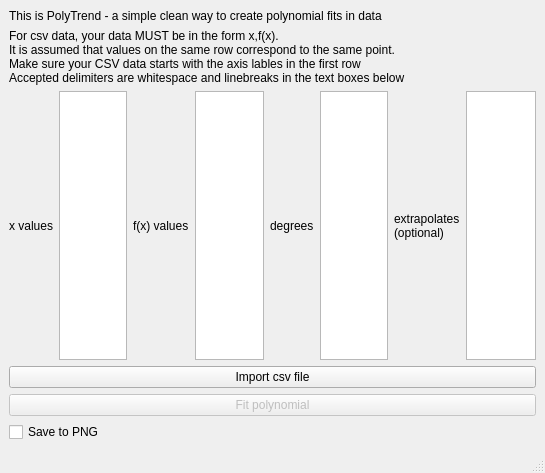
<?xml version="1.0" encoding="UTF-8"?>
<ui version="4.0">
	<class>PolyTrend</class>
	<widget class="QMainWindow" name="PolyTrend">
		<property name="geometry">
			<rect>
				<x>0</x>
				<y>0</y>
				<width>545</width>
				<height>473</height>
			</rect>
		</property>
		<property name="windowTitle">
			<string>PolyTrend</string>
		</property>
		<widget class="QWidget" name="centralwidget">
			<layout class="QVBoxLayout" name="verticalLayout">
				<item>
					<widget class="QLabel" name="heading">
						<property name="text">
							<string>This is PolyTrend - a simple clean way to create polynomial fits in data</string>
						</property>
					</widget>
				</item>
				<item>
					<widget class="QLabel" name="intro">
						<property name="text">
							<string>For csv data, your data MUST be in the form x,f(x).
It is assumed that values on the same row correspond to the same point.
Make sure your CSV data starts with the axis lables in the first row
Accepted delimiters are whitespace and linebreaks in the text boxes below</string>
						</property>
					</widget>
				</item>
				<item>
					<layout class="QGridLayout" name="gridLayout">
						<item row="0" column="5">
							<widget class="QTextEdit" name="degree_box">
								<property name="minimumSize">
									<size>
										<width>41</width>
										<height>121</height>
									</size>
								</property>
							</widget>
						</item>
						<item row="0" column="7">
							<widget class="QTextEdit" name="extrap_box"/>
						</item>
						<item row="0" column="6">
							<widget class="QLabel" name="label_6">
								<property name="text">
									<string>extrapolates
(optional)</string>
								</property>
							</widget>
						</item>
						<item row="0" column="4">
							<widget class="QLabel" name="label_5">
								<property name="text">
									<string>degrees</string>
								</property>
							</widget>
						</item>
						<item row="0" column="2">
							<widget class="QLabel" name="label_4">
								<property name="text">
									<string>f(x) values</string>
								</property>
							</widget>
						</item>
						<item row="0" column="1">
							<widget class="QPlainTextEdit" name="x_box">
								<property name="minimumSize">
									<size>
										<width>61</width>
										<height>121</height>
									</size>
								</property>
							</widget>
						</item>
						<item row="0" column="0">
							<widget class="QLabel" name="label_3">
								<property name="text">
									<string>x values</string>
								</property>
							</widget>
						</item>
						<item row="0" column="3">
							<widget class="QPlainTextEdit" name="y_box">
								<property name="minimumSize">
									<size>
										<width>61</width>
										<height>121</height>
									</size>
								</property>
							</widget>
						</item>
					</layout>
				</item>
				<item>
					<widget class="QPushButton" name="csv_button">
						<property name="text">
							<string>Import csv file</string>
						</property>
					</widget>
				</item>
				<item>
					<widget class="QPushButton" name="plot">
						<property name="enabled">
							<bool>false</bool>
						</property>
						<property name="text">
							<string>Fit polynomial</string>
						</property>
					</widget>
				</item>
				<item>
					<widget class="QCheckBox" name="save_checkbox">
						<property name="text">
							<string>Save to PNG</string>
						</property>
					</widget>
				</item>
			</layout>
		</widget>
		<widget class="QStatusBar" name="statusbar"/>
	</widget>
	<resources/>
	<connections/>
</ui>
